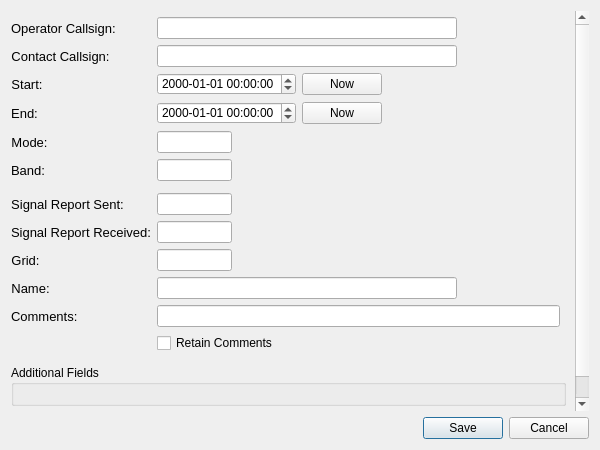
<?xml version="1.0" encoding="UTF-8"?>
<ui version="4.0">
 <class>LogQSO</class>
 <widget class="QDialog" name="LogQSO">
  <property name="geometry">
   <rect>
    <x>0</x>
    <y>0</y>
    <width>600</width>
    <height>450</height>
   </rect>
  </property>
  <property name="sizePolicy">
   <sizepolicy hsizetype="Preferred" vsizetype="Preferred">
    <horstretch>0</horstretch>
    <verstretch>0</verstretch>
   </sizepolicy>
  </property>
  <property name="minimumSize">
   <size>
    <width>300</width>
    <height>0</height>
   </size>
  </property>
  <layout class="QVBoxLayout" name="verticalLayout_11">
   <item>
    <widget class="QScrollArea" name="scrollArea">
     <property name="frameShape">
      <enum>QFrame::Shape::NoFrame</enum>
     </property>
     <property name="frameShadow">
      <enum>QFrame::Shadow::Plain</enum>
     </property>
     <property name="lineWidth">
      <number>0</number>
     </property>
     <property name="widgetResizable">
      <bool>true</bool>
     </property>
     <widget class="QWidget" name="scrollAreaWidgetContents">
      <property name="geometry">
       <rect>
        <x>0</x>
        <y>0</y>
        <width>561</width>
        <height>509</height>
       </rect>
      </property>
      <layout class="QVBoxLayout" name="verticalLayout">
       <property name="leftMargin">
        <number>0</number>
       </property>
       <property name="topMargin">
        <number>0</number>
       </property>
       <property name="rightMargin">
        <number>9</number>
       </property>
       <property name="bottomMargin">
        <number>0</number>
       </property>
       <item>
        <layout class="QFormLayout" name="formLayout">
         <property name="fieldGrowthPolicy">
          <enum>QFormLayout::FieldGrowthPolicy::AllNonFixedFieldsGrow</enum>
         </property>
         <property name="topMargin">
          <number>6</number>
         </property>
         <property name="rightMargin">
          <number>6</number>
         </property>
         <property name="bottomMargin">
          <number>6</number>
         </property>
         <item row="0" column="0">
          <widget class="QLabel" name="operatorLabel">
           <property name="font">
            <font>
             <pointsize>10</pointsize>
            </font>
           </property>
           <property name="text">
            <string>Operator Callsign:</string>
           </property>
          </widget>
         </item>
         <item row="0" column="1">
          <widget class="QLineEdit" name="loggedOperator">
           <property name="maximumSize">
            <size>
             <width>300</width>
             <height>16777215</height>
            </size>
           </property>
          </widget>
         </item>
         <item row="1" column="0">
          <widget class="QLabel" name="lab1">
           <property name="font">
            <font>
             <pointsize>10</pointsize>
            </font>
           </property>
           <property name="text">
            <string>Contact Callsign:</string>
           </property>
           <property name="alignment">
            <set>Qt::AlignmentFlag::AlignCenter</set>
           </property>
          </widget>
         </item>
         <item row="1" column="1">
          <widget class="QLineEdit" name="call">
           <property name="sizePolicy">
            <sizepolicy hsizetype="Expanding" vsizetype="Fixed">
             <horstretch>0</horstretch>
             <verstretch>0</verstretch>
            </sizepolicy>
           </property>
           <property name="maximumSize">
            <size>
             <width>300</width>
             <height>16777215</height>
            </size>
           </property>
          </widget>
         </item>
         <item row="2" column="0">
          <widget class="QLabel" name="lab2">
           <property name="font">
            <font>
             <pointsize>10</pointsize>
            </font>
           </property>
           <property name="text">
            <string>Start:</string>
           </property>
           <property name="alignment">
            <set>Qt::AlignmentFlag::AlignCenter</set>
           </property>
          </widget>
         </item>
         <item row="2" column="1">
          <layout class="QGridLayout" name="gridLayout">
           <property name="topMargin">
            <number>0</number>
           </property>
           <property name="rightMargin">
            <number>0</number>
           </property>
           <item row="0" column="1">
            <widget class="QPushButton" name="start_now_button">
             <property name="text">
              <string>Now</string>
             </property>
            </widget>
           </item>
           <item row="0" column="0">
            <widget class="QDateTimeEdit" name="start_date_time">
             <property name="sizePolicy">
              <sizepolicy hsizetype="Maximum" vsizetype="Fixed">
               <horstretch>0</horstretch>
               <verstretch>0</verstretch>
              </sizepolicy>
             </property>
             <property name="displayFormat">
              <string>yyyy-MM-dd HH:mm:ss</string>
             </property>
            </widget>
           </item>
           <item row="0" column="2">
            <spacer name="horizontalSpacer">
             <property name="orientation">
              <enum>Qt::Orientation::Horizontal</enum>
             </property>
             <property name="sizeHint" stdset="0">
              <size>
               <width>40</width>
               <height>20</height>
              </size>
             </property>
            </spacer>
           </item>
          </layout>
         </item>
         <item row="3" column="0">
          <widget class="QLabel" name="lab2_3">
           <property name="font">
            <font>
             <pointsize>10</pointsize>
            </font>
           </property>
           <property name="text">
            <string>End:</string>
           </property>
           <property name="alignment">
            <set>Qt::AlignmentFlag::AlignCenter</set>
           </property>
          </widget>
         </item>
         <item row="3" column="1">
          <layout class="QGridLayout" name="gridLayout_2">
           <property name="topMargin">
            <number>0</number>
           </property>
           <item row="0" column="1">
            <widget class="QPushButton" name="end_now_button">
             <property name="text">
              <string>Now</string>
             </property>
            </widget>
           </item>
           <item row="0" column="0">
            <widget class="QDateTimeEdit" name="end_date_time">
             <property name="sizePolicy">
              <sizepolicy hsizetype="Maximum" vsizetype="Fixed">
               <horstretch>0</horstretch>
               <verstretch>0</verstretch>
              </sizepolicy>
             </property>
             <property name="displayFormat">
              <string>yyyy-MM-dd HH:mm:ss</string>
             </property>
            </widget>
           </item>
           <item row="0" column="2">
            <spacer name="horizontalSpacer_2">
             <property name="orientation">
              <enum>Qt::Orientation::Horizontal</enum>
             </property>
             <property name="sizeHint" stdset="0">
              <size>
               <width>40</width>
               <height>20</height>
              </size>
             </property>
            </spacer>
           </item>
          </layout>
         </item>
         <item row="4" column="0">
          <widget class="QLabel" name="lab4">
           <property name="font">
            <font>
             <pointsize>10</pointsize>
            </font>
           </property>
           <property name="text">
            <string>Mode:</string>
           </property>
           <property name="alignment">
            <set>Qt::AlignmentFlag::AlignCenter</set>
           </property>
          </widget>
         </item>
         <item row="4" column="1">
          <widget class="QLineEdit" name="mode">
           <property name="maximumSize">
            <size>
             <width>75</width>
             <height>16777215</height>
            </size>
           </property>
           <property name="alignment">
            <set>Qt::AlignmentFlag::AlignCenter</set>
           </property>
           <property name="readOnly">
            <bool>true</bool>
           </property>
          </widget>
         </item>
         <item row="5" column="0">
          <widget class="QLabel" name="lab5">
           <property name="font">
            <font>
             <pointsize>10</pointsize>
            </font>
           </property>
           <property name="text">
            <string>Band:</string>
           </property>
           <property name="alignment">
            <set>Qt::AlignmentFlag::AlignCenter</set>
           </property>
          </widget>
         </item>
         <item row="5" column="1">
          <widget class="QLineEdit" name="band">
           <property name="maximumSize">
            <size>
             <width>75</width>
             <height>16777215</height>
            </size>
           </property>
           <property name="alignment">
            <set>Qt::AlignmentFlag::AlignCenter</set>
           </property>
          </widget>
         </item>
         <item row="6" column="0">
          <layout class="QGridLayout" name="gridLayout_4">
           <property name="leftMargin">
            <number>0</number>
           </property>
           <property name="topMargin">
            <number>0</number>
           </property>
          </layout>
         </item>
         <item row="7" column="1">
          <widget class="QLineEdit" name="sent">
           <property name="maximumSize">
            <size>
             <width>75</width>
             <height>16777215</height>
            </size>
           </property>
           <property name="alignment">
            <set>Qt::AlignmentFlag::AlignCenter</set>
           </property>
          </widget>
         </item>
         <item row="8" column="0">
          <widget class="QLabel" name="lab7">
           <property name="font">
            <font>
             <pointsize>10</pointsize>
            </font>
           </property>
           <property name="text">
            <string>Signal Report Received:</string>
           </property>
           <property name="alignment">
            <set>Qt::AlignmentFlag::AlignCenter</set>
           </property>
          </widget>
         </item>
         <item row="8" column="1">
          <widget class="QLineEdit" name="rcvd">
           <property name="maximumSize">
            <size>
             <width>75</width>
             <height>16777215</height>
            </size>
           </property>
           <property name="alignment">
            <set>Qt::AlignmentFlag::AlignCenter</set>
           </property>
          </widget>
         </item>
         <item row="9" column="0">
          <widget class="QLabel" name="lab8">
           <property name="font">
            <font>
             <pointsize>10</pointsize>
            </font>
           </property>
           <property name="text">
            <string>Grid:</string>
           </property>
           <property name="alignment">
            <set>Qt::AlignmentFlag::AlignCenter</set>
           </property>
          </widget>
         </item>
         <item row="9" column="1">
          <widget class="QLineEdit" name="grid">
           <property name="maximumSize">
            <size>
             <width>75</width>
             <height>16777215</height>
            </size>
           </property>
           <property name="alignment">
            <set>Qt::AlignmentFlag::AlignCenter</set>
           </property>
          </widget>
         </item>
         <item row="10" column="0">
          <widget class="QLabel" name="lab9">
           <property name="enabled">
            <bool>true</bool>
           </property>
           <property name="font">
            <font>
             <pointsize>10</pointsize>
            </font>
           </property>
           <property name="text">
            <string>Name:</string>
           </property>
           <property name="alignment">
            <set>Qt::AlignmentFlag::AlignCenter</set>
           </property>
          </widget>
         </item>
         <item row="10" column="1">
          <widget class="QLineEdit" name="name">
           <property name="enabled">
            <bool>true</bool>
           </property>
           <property name="maximumSize">
            <size>
             <width>300</width>
             <height>16777215</height>
            </size>
           </property>
          </widget>
         </item>
         <item row="11" column="0">
          <widget class="QLabel" name="lab10">
           <property name="enabled">
            <bool>true</bool>
           </property>
           <property name="font">
            <font>
             <pointsize>10</pointsize>
            </font>
           </property>
           <property name="text">
            <string>Comments:</string>
           </property>
          </widget>
         </item>
         <item row="11" column="1">
          <widget class="QLineEdit" name="comments">
           <property name="enabled">
            <bool>true</bool>
           </property>
          </widget>
         </item>
         <item row="12" column="1">
          <widget class="QCheckBox" name="cbComments">
           <property name="text">
            <string>Retain Comments</string>
           </property>
          </widget>
         </item>
         <item row="7" column="0">
          <widget class="QLabel" name="lab6">
           <property name="font">
            <font>
             <pointsize>10</pointsize>
            </font>
           </property>
           <property name="text">
            <string>Signal Report Sent:</string>
           </property>
           <property name="alignment">
            <set>Qt::AlignmentFlag::AlignCenter</set>
           </property>
          </widget>
         </item>
        </layout>
       </item>
       <item>
        <widget class="QGroupBox" name="additionalFields">
         <property name="title">
          <string>Additional Fields</string>
         </property>
         <layout class="QFormLayout" name="formLayout_2"/>
        </widget>
       </item>
       <item>
        <widget class="QPushButton" name="add_new_field_button">
         <property name="sizePolicy">
          <sizepolicy hsizetype="Minimum" vsizetype="Fixed">
           <horstretch>0</horstretch>
           <verstretch>0</verstretch>
          </sizepolicy>
         </property>
         <property name="text">
          <string>Add New Field</string>
         </property>
        </widget>
       </item>
       <item>
        <spacer name="verticalSpacer">
         <property name="orientation">
          <enum>Qt::Orientation::Vertical</enum>
         </property>
         <property name="sizeHint" stdset="0">
          <size>
           <width>20</width>
           <height>40</height>
          </size>
         </property>
        </spacer>
       </item>
       <item>
        <layout class="QHBoxLayout" name="field_button_layout">
         <property name="topMargin">
          <number>0</number>
         </property>
        </layout>
       </item>
      </layout>
     </widget>
    </widget>
   </item>
   <item>
    <widget class="QDialogButtonBox" name="buttonBox">
     <property name="orientation">
      <enum>Qt::Orientation::Horizontal</enum>
     </property>
     <property name="standardButtons">
      <set>QDialogButtonBox::StandardButton::Cancel|QDialogButtonBox::StandardButton::Save</set>
     </property>
    </widget>
   </item>
  </layout>
 </widget>
 <tabstops>
  <tabstop>call</tabstop>
  <tabstop>start_date_time</tabstop>
  <tabstop>start_now_button</tabstop>
  <tabstop>end_date_time</tabstop>
  <tabstop>end_now_button</tabstop>
  <tabstop>mode</tabstop>
  <tabstop>band</tabstop>
  <tabstop>sent</tabstop>
  <tabstop>rcvd</tabstop>
  <tabstop>grid</tabstop>
  <tabstop>name</tabstop>
  <tabstop>comments</tabstop>
  <tabstop>cbComments</tabstop>
  <tabstop>add_new_field_button</tabstop>
  <tabstop>scrollArea</tabstop>
  <tabstop>loggedOperator</tabstop>
 </tabstops>
 <resources/>
 <connections>
  <connection>
   <sender>buttonBox</sender>
   <signal>accepted()</signal>
   <receiver>LogQSO</receiver>
   <slot>accept()</slot>
   <hints>
    <hint type="sourcelabel">
     <x>248</x>
     <y>254</y>
    </hint>
    <hint type="destinationlabel">
     <x>157</x>
     <y>274</y>
    </hint>
   </hints>
  </connection>
  <connection>
   <sender>buttonBox</sender>
   <signal>rejected()</signal>
   <receiver>LogQSO</receiver>
   <slot>reject()</slot>
   <hints>
    <hint type="sourcelabel">
     <x>316</x>
     <y>260</y>
    </hint>
    <hint type="destinationlabel">
     <x>286</x>
     <y>274</y>
    </hint>
   </hints>
  </connection>
 </connections>
</ui>
